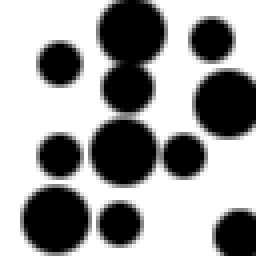
%> input picture Material/Blob Detection/Blob Detection by Scale-Space Filtering/functions/scalespaceTest.png, 64 x 64 px (shown 4 times larger)
$ octave temp_script.m   (GNU Octave 9; MATLAB toolbox functions it lacks are replaced by stand-ins)
%> lines starting %> are read from the running program, lines starting %| are printed output that depends on the picture
### Material/Blob Detection/Blob Detection by Scale-Space Filtering/functions/read_image.m
%
% Reads in an image
%
% inputs:
% -------
% filename - path to the image file
%
% outputs:
% --------
% im - a 3D array
%
function im = read_image(filename, color_flag)
%> called with filename = 'scalespaceTest.png'

    if (nargin() ~= 2)
        color_flag = 0;
    end

    % Reads the desired file using the matlab function
    the_image = imread(filename);
%> the_image is the input picture: size 64x64 uint8; min 0, max 255, mean 154.3
    im_size = size(the_image);
%> im_size = [64 64]

    im = uint8(zeros(im_size(1), im_size(2), 3));

    index = 1;

    % Get the extension
    for i=length(filename):-1:1

        if (filename(i) == '.')
            index = i+1;
            break;
        end

    end

    ext = filename(index:end);

    % These image types require special handling
    if (strcmp(ext, 'fts'))

       the_image = flipdim(the_image,1);
       im(:,:,1) = the_image;
       im(:,:,2) = the_image;
       im(:,:,3) = the_image;
       return

    end

    if (color_flag)

        im = the_image;

    else

        if (length(size(the_image)) > 2)
            % Stores the image with only one color channel
            im = the_image(:,:,1);
        else
            % The image already has only 1 color channel
            im = the_image;
        end
    end
end

### Material/Blob Detection/Blob Detection by Scale-Space Filtering/functions/detect_blobs.m
%
% Detects blobs in an image.
%
% inputs:
% -------
% im_in - the input image
% threshold - only accept maxima above a threshold (0-1.0)
% t - the linear range for sampling exp(t), eg. t=1.0:.1:3
% padding - an array for padding the image, eg. [pad_x pad_y]
%
% outputs:
% --------
% blobs - an array of blobs (x, r, radius)
%
function blobs = detect_blobs(im_in, threshold, t, padding)
%> called with threshold = 0.2, t = [1 1.2 1.4 1.6 1.8 2 2.2 2.4 2.6 2.8 3]

    % Set default values
    if (nargin() < 4)
        padding = [10 10];
    end
    if (nargin() < 3)
        t = 1.0:0.1:3.0;
    end
    if (nargin() < 2)
        threshold = 0.35;
    end

    % Convert input to double
    im_in = double(im_in)./255.0;

    % Padd the image with whitespace
    pad_x = 10;
    pad_y = 10;
    im_in = pad_image(im_in, padding(1), padding(2), 1.0);

    [rows cols] = size(im_in);

    % Create a log sampling scale space
    et = exp(t);

    % Create our scale space
    all_ims = create_scale_space(im_in, et);

    blobs = {};

    % Now find centers of blobs
    for i=1:length(et)

        for j=1:rows

            for k=1:cols

                if ((is_maximum(all_ims, i, j, k)) && (all_ims(i,j,k) >= threshold))

                    blobs{end+1} = [j-padding(1) k-padding(2) et(i) all_ims(i,j,k)];

                end

            end

        end

    end

end

### Material/Blob Detection/Blob Detection by Scale-Space Filtering/functions/pad_image.m
%
% Pads an image with the desired value.
%
% inputs:
% -------
% im_in - the image to pad
% num_rows - the number of rows to add to the top and bottom
% num_cols - the number of cols to add to the left and right
% value - the value used for padding
%
% outputs:
% --------
% im_out - the padded image
%
function im_out = pad_image(im_in, num_rows, num_cols, value)
%> called with num_rows = 10, num_cols = 10, value = 1

    % Get the size of the image
    [rows cols] = size(im_in);
%> rows = 64; cols = 64
    % Create the new image with the desired value everywhere
    im_out = ones(rows+2*num_rows, cols+2*num_cols).*value;
    % Insert the input image into the center
    im_out(1+num_rows:rows+num_rows, 1+num_cols:cols+num_cols) = im_in;
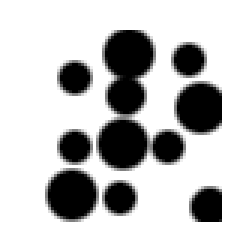
%> im_out: size 84x84 double (shown 3 times larger); min 0, max 1, mean 0.771

end

### Material/Blob Detection/Blob Detection by Scale-Space Filtering/functions/create_scale_space.m
function scale_space = create_scale_space(im_in, sigma)

    [rows cols] = size(im_in);
%> rows = 84; cols = 84

    % Allocate space to store all images in scale space
    scale_space = zeros(length(sigma), rows, cols);

    % Create all the Laplacian of Gaussian images
    for i=1:length(sigma)

        % Create a Gaussian with the given sigma
        %gaussian = create_gaussian(et(i));
        % Take the laplacian of the kernel
        %lap_gauss = del2(gaussian);

        % Construct the laplacian of gaussian for a given kernel size and sigma
        n = ceil(sigma(i)*3)*2+1;
        lap_gauss = fspecial('log', n, sigma(i));
        %lap_gauss = fspecial('gaussian', n, sigma(i));

        % Convolve the kernel with the image
        convolved = conv2(double(im_in).*(sigma(i)^2), double(lap_gauss), 'same');

        % Store the image in our scale space array
        scale_space(i,:,:) = convolved;

    end
%> this loop made 11 passes
%> pass 1, in create_scale_space, `convolved = conv2(double(im_in).*(sigma(i)^2), double(lap_gauss), 'sam..`:
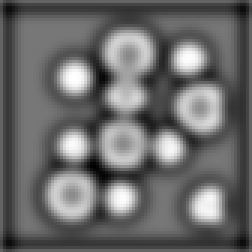
%> convolved: size 84x84 double (shown 3 times larger); min -0.462, max 0.521, mean -0.0505; drawn with min black and max white
%> pass 2, in create_scale_space, `convolved = conv2(double(im_in).*(sigma(i)^2), double(lap_gauss), 'sam..`:
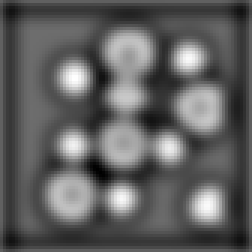
%> convolved: size 84x84 double (shown 3 times larger); min -0.5, max 0.666, mean -0.0602; drawn with min black and max white
%> pass 3, in create_scale_space, `convolved = conv2(double(im_in).*(sigma(i)^2), double(lap_gauss), 'sam..`:
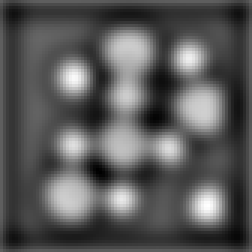
%> convolved: size 84x84 double (shown 3 times larger); min -0.497, max 0.716, mean -0.0731; drawn with min black and max white
%> after the loop in detect_blobs, `for i=1:length(et)`: blobs = 168 items

end

### Material/Blob Detection/Blob Detection by Scale-Space Filtering/functions/prune_blobs.m
%
% Reduces the number of blobs based on overlapping regions.
%
% inputs:
% -------
% blobs_in - a cell array of blob information [x y sigma intensity]
% overlap_threshold - if the overlap of two circles represents a percentage
%                     of either circle that is larger than this threshold
%                     one of the blobs is removed from consideration.
%
% outputs:
% --------
% blobs_out - an array of blobs [x y sigma intensity]
%
function blobs_out = prune_blobs(blobs_in, overlap_threshold)
%> called with overlap_threshold = 0.25

    % Set default arguments
    if (nargin() < 2)
        overlap_threshold = 0.05;
    end

    % This array denotes the blobs that will be kept
    keep = ones(length(blobs_in),1);

    % Loop over all blobs
    for i=1:length(blobs_in)

        % Loop over all blobs
        for j=i:length(blobs_in);

            % If we are comparing a blob to itself, or one of the blobs
            % has already been discarded, continue to the next one
            if (i==j) || (keep(i) == false) || (keep(j) == false)
                continue;
            end

            % Pull blob info from the blob cell array
            blobi = blobs_in{i};
            blobj = blobs_in{j};

            % Extract scalar values from the blob info
            xi = blobi(1);  yi = blobi(2);  ri = blobi(3);
            xj = blobj(1);  yj = blobj(2);  rj = blobj(3);

            % Compute distance between centers
            d = sqrt((xj-xi).^2 + (yj-yi).^2);
            % Compute the area of the overlap between circles
            overlap_area = rj^2*acos((d^2+rj^2-ri^2)/(2*d*rj)) + ri^2*acos((d^2+ri^2-rj^2)/(2*d*ri)) - 0.5*sqrt((-d+ri-rj)*(-d-ri+rj)*(-d+ri+rj)*(d+ri+rj));
            % Compute the area of circle i
            areai = pi*ri^2;
            % Compute the area of circle j
            areaj = pi*rj^2;

            % Compute the max percentage of overlap
            overlap_percent = max(real(overlap_area)/areai, real(overlap_area)/areaj);

            % If the two circles overlap by too much, one has to go
            if (overlap_percent > overlap_threshold)

                % Keep the larger of the two
                if (blobi(4) > blobj(4))
                    keep(i) = 1;
                    keep(j) = 0;
                else
                    keep(i) = 0;
                    keep(j) = 1;
                end

            end

        end

    end
%> after the loop, keep = 168 values, max 1 at index 55, min 0 at index 1, mean 0.0655

    % A cell array stores the kept blobs
    blobs_out = {};

    % Loop over all blobs
    for i=1:length(blobs_in)

        % Only keep the best blobs
        if (keep(i))
            blobs_out{end+1} = blobs_in{i};
        end

    end
%> after the loop, blobs_out = {[10 53 3.32 0.646], [39 15 3.32 0.605], [40 47 3.32 0.585], [57 31 3.32 0.634], [17 15 4.06 0.69], [23 33 4.06 0.473], [59 60 4.06 0.716], [7 34 4.95 0.578], [27 58 4.95 0.608], [39 32 4.95 0.49], [56 14 4.95 0.593]}

end

### Material/Blob Detection/Blob Detection by Scale-Space Filtering/functions/create_circle.m
%
% Creates x and y coordinates for a circle.
%
% inputs:
% -------
% a - the x location of the center of the circle
% b - the y location of the center of the circle
% radius - the radius of the circle
%
% outputs:
% --------
% [x y] - arrays of x and y points
%
function [x y] = create_circle(a, b, radius)

    % How many samples we are going to take on the circle
    samples = linspace(0,2*pi,250);
    % Calculate the x points
    x = radius.*cos(samples) + a;
    % Calculate the y points
    y = radius.*sin(samples) + b;

end

### Material/Blob Detection/Blob Detection by Scale-Space Filtering/functions/temp_script.m
clear blobs;

% Optimal call for 'onecircle.png'
%im_in = read_image('onecircle.png');
%blobs = detect_blobs(im_in, 0.50, 1:.1:3.0);
%blobs_trimmed = prune_blobs(blobs, 0.25);

% Optimal call for 'scalespaceTest.png'
im_in = read_image('scalespaceTest.png');
blobs = detect_blobs(im_in, 0.20, 1:.2:3.0);
blobs_trimmed = prune_blobs(blobs, 0.25);
%> blobs_trimmed has the same summary as blobs_out in prune_blobs

% [9 lines of commented-out code are left out]

figure();
imagesc(double(im_in));
set(gca,'ytick',[]);
set(gca,'xtick',[])
colormap gray;
axis square;
hold on;

for i=1:length(blobs_trimmed)

    blob_info = blobs_trimmed{i};

    [circx circy] = create_circle(blob_info(1), blob_info(2), 1.5*blob_info(3));
    plot(circy, circx, '-r', 'linewidth', 2);

    %fprintf('x: %f \t y: %f \t value: %f\n', blob_info(1), blob_info(2), blob_info(4));

end
%> this loop made 11 passes
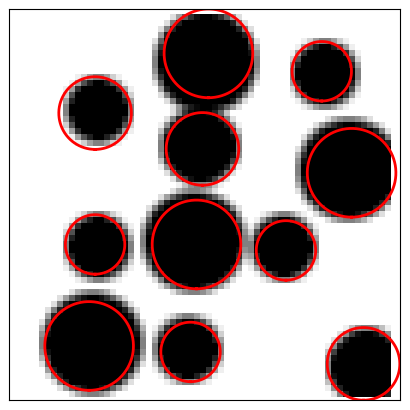
%> figure redrawn from the program's plot data
